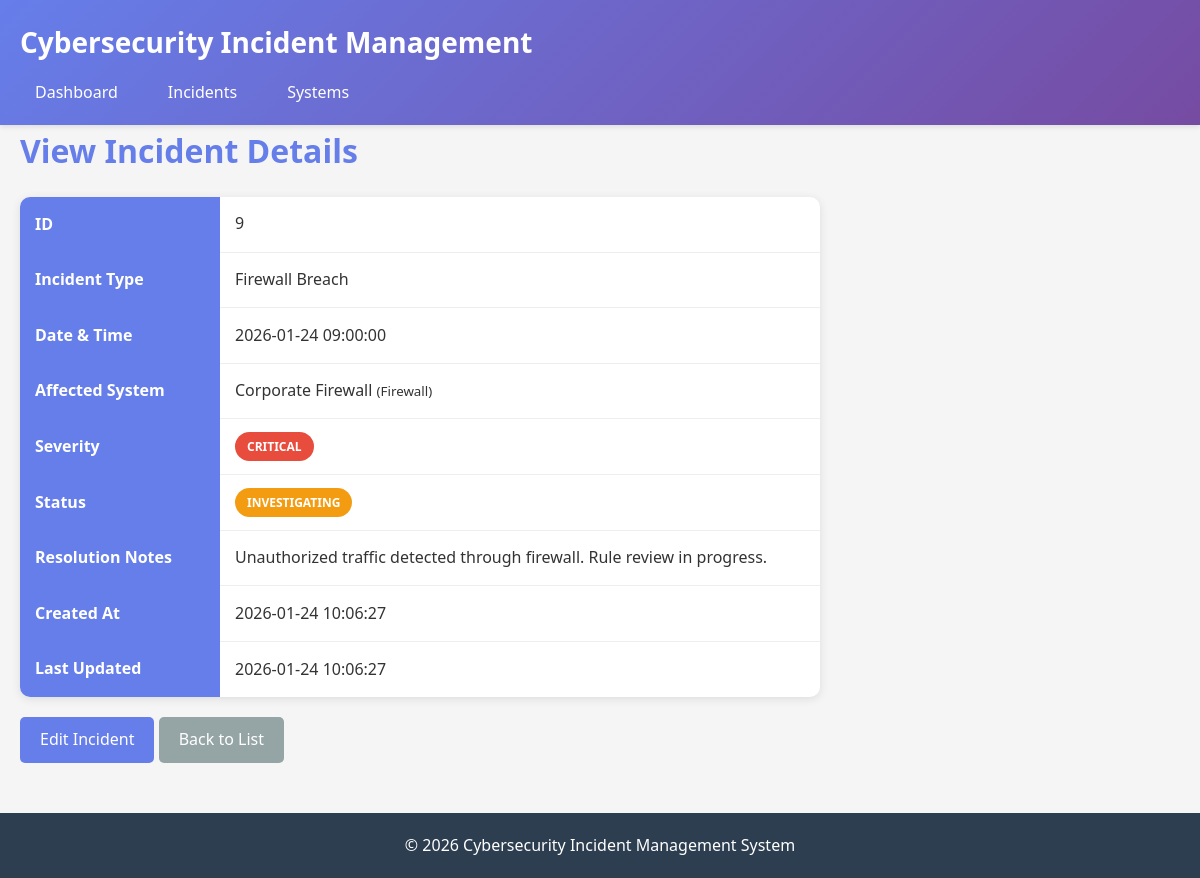
/view_incident.php?id=9, run on the app's committed database.
### tables this page shows
CREATE TABLE incidents (
    id INT AUTO_INCREMENT PRIMARY KEY,
    incident_type VARCHAR(255) NOT NULL,
    date_time DATETIME NOT NULL,
    affected_system_id INT NOT NULL,
    severity ENUM('Low', 'Medium', 'High', 'Critical') NOT NULL,
    status ENUM('Detected', 'Investigating', 'Resolved') DEFAULT 'Detected',
    resolution_notes TEXT,
    created_at TIMESTAMP DEFAULT CURRENT_TIMESTAMP,
    updated_at TIMESTAMP DEFAULT CURRENT_TIMESTAMP ON UPDATE CURRENT_TIMESTAMP,
    FOREIGN KEY (affected_system_id) REFERENCES systems(id) ON DELETE CASCADE
);

CREATE TABLE systems (
    id INT AUTO_INCREMENT PRIMARY KEY,
    name VARCHAR(255) NOT NULL,
    type ENUM('Server', 'Application', 'Database', 'Firewall', 'Mail Gateway') NOT NULL,
    description TEXT,
    created_at TIMESTAMP DEFAULT CURRENT_TIMESTAMP,
    updated_at TIMESTAMP DEFAULT CURRENT_TIMESTAMP ON UPDATE CURRENT_TIMESTAMP
);

### includes/functions.php (called while the page is built, shortened)
<?php
function escape($string) {
    return htmlspecialchars($string, ENT_QUOTES, 'UTF-8');
}
function getSeverityColor($severity) {
    switch ($severity) {
        case 'Critical':
            return 'severity-critical';
    }
}
function getStatusColor($status) {
    switch ($status) {
        case 'Investigating':
            return 'status-investigating';
    }
}
?>

### public/view_incident.php (the view, shortened to what this page needs)
<?php
require_once '../includes/header.php';
$conn = getDBConnection();
$id = intval($_GET['id'] ?? 0);
$stmt = $conn->prepare("
    SELECT i.*, s.name as system_name, s.type as system_type, s.description as system_description
    FROM incidents i
    JOIN systems s ON i.affected_system_id = s.id
    WHERE i.id = ?
");
$stmt->execute([$id]);
$incident = $stmt->fetch();
?>
<h2 class="page-title">View Incident Details</h2>
<div class="table-container" style="max-width: 800px;">
    <table>
        <tr>
            <th style="width: 200px;">ID</th>
            <td><?php echo escape($incident['id']); ?></td>
        </tr>
        <tr>
            <th>Incident Type</th>
            <td><?php echo escape($incident['incident_type']); ?></td>
        </tr>
        <tr>
            <th>Date & Time</th>
            <td><?php echo escape(date('Y-m-d H:i:s', strtotime($incident['date_time']))); ?></td>
        </tr>
        <tr>
            <th>Affected System</th>
            <td><?php echo escape($incident['system_name']); ?> <small>(<?php echo escape($incident['system_type']); ?>)</small></td>
        </tr>
        <tr>
            <th>Severity</th>
            <td><span class="badge <?php echo getSeverityColor($incident['severity']); ?>"><?php echo escape($incident['severity']); ?></span></td>
        </tr>
        <tr>
            <th>Status</th>
            <td><span class="badge <?php echo getStatusColor($incident['status']); ?>"><?php echo escape($incident['status']); ?></span></td>
        </tr>
        <tr>
            <th>Resolution Notes</th>
            <td><?php echo escape($incident['resolution_notes'] ?: 'No notes available'); ?></td>
        </tr>
        <tr>
            <th>Created At</th>
            <td><?php echo escape(date('Y-m-d H:i:s', strtotime($incident['created_at']))); ?></td>
        </tr>
        <tr>
            <th>Last Updated</th>
            <td><?php echo escape(date('Y-m-d H:i:s', strtotime($incident['updated_at']))); ?></td>
        </tr>
    </table>
</div>
<div style="margin-top: 20px;">
    <a href="edit_incident.php?id=<?php echo escape($incident['id']); ?>" class="btn">Edit Incident</a>
    <a href="incidents.php" class="btn btn-secondary">Back to List</a>
</div>
<?php require_once '../includes/footer.php'; ?>

### assets/css/style.css (style rules this page uses)
* { margin: 0; padding: 0; box-sizing: border-box; }
body { font-family: "Segoe UI", Tahoma, Geneva, Verdana, sans-serif; line-height: 1.6; color: #333; background-color: #f5f5f5; }
.page-title { font-size: 32px; margin-bottom: 20px; color: #667eea; }
.btn { display: inline-block; padding: 10px 20px; background-color: #667eea; color: white; text-decoration: none; border-radius: 5px; border: none; cursor: pointer; font-size: 16px; transition: background-color 0.3s; }
.btn-secondary { background-color: #95a5a6; }
.table-container { background: white; border-radius: 10px; overflow: hidden; box-shadow: 0 2px 10px rgba(0, 0, 0, 0.1); margin-bottom: 20px; }
table { width: 100%; border-collapse: collapse; }
table th { background-color: #667eea; color: white; padding: 15px; text-align: left; font-weight: 600; }
table td { padding: 12px 15px; border-bottom: 1px solid #eee; }
table tr:last-child td { border-bottom: none; }
.badge { display: inline-block; padding: 5px 12px; border-radius: 20px; font-size: 12px; font-weight: 600; text-transform: uppercase; }
.severity-critical { background-color: #e74c3c; color: white; }
.status-investigating { background-color: #f39c12; color: white; }

### data on the page
incidents: id "9", incident_type "Firewall Breach", date_time "2026-01-24 09:00:00", affected_system.name "Corporate Firewall", affected_system.type "Firewall", severity "CRITICAL", status "INVESTIGATING", resolution_notes "Unauthorized traffic detected through firewall. Rule review in progress.", created_at "2026-01-24 10:06:27", updated_at "2026-01-24 10:06:27"
